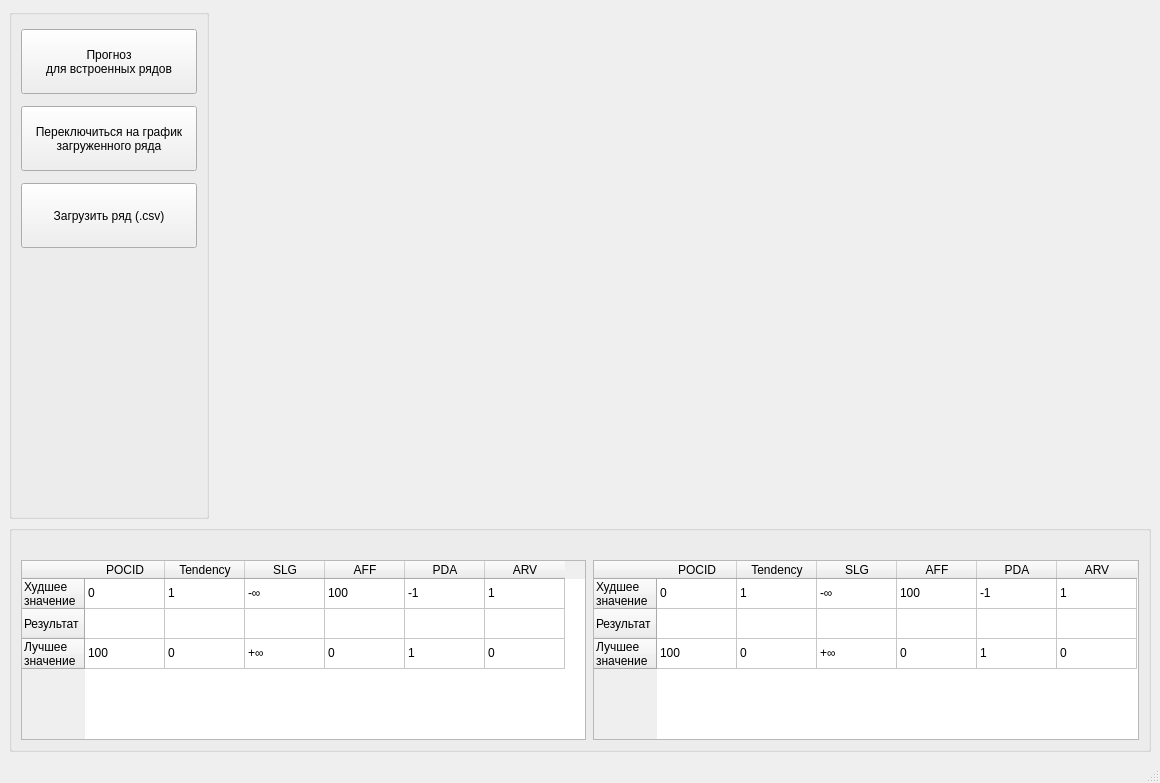
<?xml version="1.0" encoding="UTF-8"?>
<ui version="4.0">
 <class>MainWindow</class>
 <widget class="QMainWindow" name="MainWindow">
  <property name="geometry">
   <rect>
    <x>0</x>
    <y>0</y>
    <width>1160</width>
    <height>783</height>
   </rect>
  </property>
  <property name="sizePolicy">
   <sizepolicy hsizetype="Fixed" vsizetype="Preferred">
    <horstretch>0</horstretch>
    <verstretch>0</verstretch>
   </sizepolicy>
  </property>
  <property name="minimumSize">
   <size>
    <width>1160</width>
    <height>0</height>
   </size>
  </property>
  <property name="windowTitle">
   <string>MainWindow</string>
  </property>
  <widget class="QWidget" name="centralwidget">
   <layout class="QGridLayout" name="gridLayout">
    <item row="0" column="1">
     <widget class="MplWidget" name="MplWidget" native="true"/>
    </item>
    <item row="0" column="0">
     <widget class="QGroupBox" name="groupBox">
      <property name="minimumSize">
       <size>
        <width>200</width>
        <height>0</height>
       </size>
      </property>
      <property name="maximumSize">
       <size>
        <width>200</width>
        <height>16777215</height>
       </size>
      </property>
      <property name="title">
       <string/>
      </property>
      <layout class="QVBoxLayout" name="verticalLayout_2">
       <property name="spacing">
        <number>7</number>
       </property>
       <property name="bottomMargin">
        <number>260</number>
       </property>
       <item>
        <widget class="QPushButton" name="pushButton">
         <property name="sizePolicy">
          <sizepolicy hsizetype="Minimum" vsizetype="MinimumExpanding">
           <horstretch>0</horstretch>
           <verstretch>0</verstretch>
          </sizepolicy>
         </property>
         <property name="maximumSize">
          <size>
           <width>16777215</width>
           <height>65</height>
          </size>
         </property>
         <property name="text">
          <string>Прогноз
для встроенных рядов</string>
         </property>
        </widget>
       </item>
       <item>
        <widget class="QPushButton" name="pushButton_2">
         <property name="sizePolicy">
          <sizepolicy hsizetype="Minimum" vsizetype="MinimumExpanding">
           <horstretch>0</horstretch>
           <verstretch>0</verstretch>
          </sizepolicy>
         </property>
         <property name="maximumSize">
          <size>
           <width>16777215</width>
           <height>65</height>
          </size>
         </property>
         <property name="text">
          <string>Переключиться на график
загруженного ряда</string>
         </property>
        </widget>
       </item>
       <item>
        <widget class="QPushButton" name="pushButton_openDialog">
         <property name="sizePolicy">
          <sizepolicy hsizetype="Minimum" vsizetype="MinimumExpanding">
           <horstretch>0</horstretch>
           <verstretch>0</verstretch>
          </sizepolicy>
         </property>
         <property name="maximumSize">
          <size>
           <width>16777215</width>
           <height>65</height>
          </size>
         </property>
         <property name="text">
          <string>Загрузить ряд (.csv)</string>
         </property>
        </widget>
       </item>
      </layout>
     </widget>
    </item>
    <item row="1" column="0" colspan="2">
     <widget class="QGroupBox" name="groupBox_2">
      <property name="sizePolicy">
       <sizepolicy hsizetype="Preferred" vsizetype="Preferred">
        <horstretch>0</horstretch>
        <verstretch>0</verstretch>
       </sizepolicy>
      </property>
      <property name="maximumSize">
       <size>
        <width>1200000</width>
        <height>235</height>
       </size>
      </property>
      <property name="layoutDirection">
       <enum>Qt::LeftToRight</enum>
      </property>
      <property name="autoFillBackground">
       <bool>false</bool>
      </property>
      <property name="title">
       <string/>
      </property>
      <property name="alignment">
       <set>Qt::AlignCenter</set>
      </property>
      <property name="flat">
       <bool>false</bool>
      </property>
      <layout class="QFormLayout" name="formLayout">
       <property name="fieldGrowthPolicy">
        <enum>QFormLayout::AllNonFixedFieldsGrow</enum>
       </property>
       <property name="formAlignment">
        <set>Qt::AlignLeading|Qt::AlignLeft|Qt::AlignTop</set>
       </property>
       <property name="horizontalSpacing">
        <number>7</number>
       </property>
       <item row="0" column="0">
        <widget class="QLabel" name="labelTable1">
         <property name="sizePolicy">
          <sizepolicy hsizetype="Maximum" vsizetype="Preferred">
           <horstretch>0</horstretch>
           <verstretch>0</verstretch>
          </sizepolicy>
         </property>
         <property name="minimumSize">
          <size>
           <width>560</width>
           <height>0</height>
          </size>
         </property>
         <property name="font">
          <font>
           <pointsize>9</pointsize>
          </font>
         </property>
         <property name="text">
          <string/>
         </property>
         <property name="alignment">
          <set>Qt::AlignCenter</set>
         </property>
        </widget>
       </item>
       <item row="0" column="1">
        <widget class="QLabel" name="labelTable2">
         <property name="enabled">
          <bool>true</bool>
         </property>
         <property name="sizePolicy">
          <sizepolicy hsizetype="Maximum" vsizetype="Preferred">
           <horstretch>0</horstretch>
           <verstretch>0</verstretch>
          </sizepolicy>
         </property>
         <property name="minimumSize">
          <size>
           <width>560</width>
           <height>0</height>
          </size>
         </property>
         <property name="font">
          <font>
           <pointsize>9</pointsize>
          </font>
         </property>
         <property name="text">
          <string/>
         </property>
         <property name="alignment">
          <set>Qt::AlignCenter</set>
         </property>
        </widget>
       </item>
       <item row="1" column="0">
        <widget class="QTableWidget" name="tableWidget">
         <property name="sizePolicy">
          <sizepolicy hsizetype="Minimum" vsizetype="Maximum">
           <horstretch>0</horstretch>
           <verstretch>0</verstretch>
          </sizepolicy>
         </property>
         <property name="minimumSize">
          <size>
           <width>565</width>
           <height>175</height>
          </size>
         </property>
         <property name="maximumSize">
          <size>
           <width>900</width>
           <height>180</height>
          </size>
         </property>
         <property name="layoutDirection">
          <enum>Qt::LeftToRight</enum>
         </property>
         <property name="gridStyle">
          <enum>Qt::SolidLine</enum>
         </property>
         <property name="sortingEnabled">
          <bool>false</bool>
         </property>
         <property name="cornerButtonEnabled">
          <bool>true</bool>
         </property>
         <attribute name="horizontalHeaderCascadingSectionResizes">
          <bool>false</bool>
         </attribute>
         <attribute name="horizontalHeaderMinimumSectionSize">
          <number>49</number>
         </attribute>
         <attribute name="horizontalHeaderDefaultSectionSize">
          <number>80</number>
         </attribute>
         <attribute name="horizontalHeaderShowSortIndicator" stdset="0">
          <bool>false</bool>
         </attribute>
         <row>
          <property name="text">
           <string>Худшее
значение</string>
          </property>
         </row>
         <row>
          <property name="text">
           <string>Результат</string>
          </property>
          <property name="font">
           <font>
            <weight>50</weight>
            <bold>false</bold>
           </font>
          </property>
         </row>
         <row>
          <property name="text">
           <string>Лучшее
значение</string>
          </property>
         </row>
         <column>
          <property name="text">
           <string>POCID</string>
          </property>
         </column>
         <column>
          <property name="text">
           <string>Tendency</string>
          </property>
         </column>
         <column>
          <property name="text">
           <string>SLG</string>
          </property>
         </column>
         <column>
          <property name="text">
           <string>AFF</string>
          </property>
         </column>
         <column>
          <property name="text">
           <string>PDA</string>
          </property>
         </column>
         <column>
          <property name="text">
           <string>ARV</string>
          </property>
         </column>
         <item row="0" column="0">
          <property name="text">
           <string>0</string>
          </property>
         </item>
         <item row="0" column="1">
          <property name="text">
           <string>1</string>
          </property>
         </item>
         <item row="0" column="2">
          <property name="text">
           <string>-∞</string>
          </property>
         </item>
         <item row="0" column="3">
          <property name="text">
           <string>100</string>
          </property>
         </item>
         <item row="0" column="4">
          <property name="text">
           <string>-1</string>
          </property>
         </item>
         <item row="0" column="5">
          <property name="text">
           <string>1</string>
          </property>
         </item>
         <item row="1" column="0">
          <property name="text">
           <string/>
          </property>
          <property name="font">
           <font>
            <weight>75</weight>
            <bold>true</bold>
           </font>
          </property>
          <property name="background">
           <brush brushstyle="NoBrush">
            <color alpha="255">
             <red>229</red>
             <green>3</green>
             <blue>74</blue>
            </color>
           </brush>
          </property>
         </item>
         <item row="1" column="1">
          <property name="text">
           <string/>
          </property>
          <property name="font">
           <font>
            <weight>75</weight>
            <bold>true</bold>
           </font>
          </property>
         </item>
         <item row="1" column="2">
          <property name="text">
           <string/>
          </property>
          <property name="font">
           <font>
            <weight>75</weight>
            <bold>true</bold>
           </font>
          </property>
         </item>
         <item row="1" column="3">
          <property name="text">
           <string/>
          </property>
          <property name="font">
           <font>
            <weight>75</weight>
            <bold>true</bold>
           </font>
          </property>
         </item>
         <item row="1" column="4">
          <property name="text">
           <string/>
          </property>
          <property name="font">
           <font>
            <weight>75</weight>
            <bold>true</bold>
           </font>
          </property>
         </item>
         <item row="1" column="5">
          <property name="text">
           <string/>
          </property>
          <property name="font">
           <font>
            <weight>75</weight>
            <bold>true</bold>
           </font>
          </property>
         </item>
         <item row="2" column="0">
          <property name="text">
           <string>100</string>
          </property>
         </item>
         <item row="2" column="1">
          <property name="text">
           <string>0</string>
          </property>
         </item>
         <item row="2" column="2">
          <property name="text">
           <string>+∞</string>
          </property>
         </item>
         <item row="2" column="3">
          <property name="text">
           <string>0</string>
          </property>
         </item>
         <item row="2" column="4">
          <property name="text">
           <string>1</string>
          </property>
         </item>
         <item row="2" column="5">
          <property name="text">
           <string>0</string>
          </property>
         </item>
        </widget>
       </item>
       <item row="1" column="1">
        <widget class="QTableWidget" name="tableWidget_2">
         <property name="sizePolicy">
          <sizepolicy hsizetype="Minimum" vsizetype="Maximum">
           <horstretch>0</horstretch>
           <verstretch>0</verstretch>
          </sizepolicy>
         </property>
         <property name="minimumSize">
          <size>
           <width>10</width>
           <height>175</height>
          </size>
         </property>
         <property name="maximumSize">
          <size>
           <width>565</width>
           <height>180</height>
          </size>
         </property>
         <property name="layoutDirection">
          <enum>Qt::LeftToRight</enum>
         </property>
         <attribute name="horizontalHeaderDefaultSectionSize">
          <number>80</number>
         </attribute>
         <row>
          <property name="text">
           <string>Худшее
значение</string>
          </property>
         </row>
         <row>
          <property name="text">
           <string>Результат</string>
          </property>
          <property name="font">
           <font>
            <weight>50</weight>
            <bold>false</bold>
           </font>
          </property>
         </row>
         <row>
          <property name="text">
           <string>Лучшее
значение</string>
          </property>
         </row>
         <column>
          <property name="text">
           <string>POCID</string>
          </property>
         </column>
         <column>
          <property name="text">
           <string>Tendency</string>
          </property>
         </column>
         <column>
          <property name="text">
           <string>SLG</string>
          </property>
         </column>
         <column>
          <property name="text">
           <string>AFF</string>
          </property>
         </column>
         <column>
          <property name="text">
           <string>PDA</string>
          </property>
         </column>
         <column>
          <property name="text">
           <string>ARV</string>
          </property>
         </column>
         <item row="0" column="0">
          <property name="text">
           <string>0</string>
          </property>
          <property name="font">
           <font>
            <weight>50</weight>
            <bold>false</bold>
           </font>
          </property>
         </item>
         <item row="0" column="1">
          <property name="text">
           <string>1</string>
          </property>
         </item>
         <item row="0" column="2">
          <property name="text">
           <string>-∞</string>
          </property>
         </item>
         <item row="0" column="3">
          <property name="text">
           <string>100</string>
          </property>
         </item>
         <item row="0" column="4">
          <property name="text">
           <string>-1</string>
          </property>
         </item>
         <item row="0" column="5">
          <property name="text">
           <string>1</string>
          </property>
         </item>
         <item row="1" column="0">
          <property name="text">
           <string/>
          </property>
          <property name="font">
           <font>
            <weight>75</weight>
            <bold>true</bold>
           </font>
          </property>
         </item>
         <item row="1" column="1">
          <property name="text">
           <string/>
          </property>
         </item>
         <item row="1" column="2">
          <property name="text">
           <string/>
          </property>
         </item>
         <item row="1" column="3">
          <property name="text">
           <string/>
          </property>
         </item>
         <item row="1" column="4">
          <property name="text">
           <string/>
          </property>
         </item>
         <item row="1" column="5">
          <property name="text">
           <string/>
          </property>
         </item>
         <item row="2" column="0">
          <property name="text">
           <string>100</string>
          </property>
         </item>
         <item row="2" column="1">
          <property name="text">
           <string>0</string>
          </property>
         </item>
         <item row="2" column="2">
          <property name="text">
           <string>+∞</string>
          </property>
         </item>
         <item row="2" column="3">
          <property name="text">
           <string>0</string>
          </property>
         </item>
         <item row="2" column="4">
          <property name="text">
           <string>1</string>
          </property>
         </item>
         <item row="2" column="5">
          <property name="text">
           <string>0</string>
          </property>
         </item>
        </widget>
       </item>
      </layout>
     </widget>
    </item>
   </layout>
  </widget>
  <widget class="QMenuBar" name="menubar">
   <property name="geometry">
    <rect>
     <x>0</x>
     <y>0</y>
     <width>1160</width>
     <height>26</height>
    </rect>
   </property>
  </widget>
  <widget class="QStatusBar" name="statusbar"/>
 </widget>
 <customwidgets>
  <customwidget>
   <class>MplWidget</class>
   <extends>QWidget</extends>
   <header>mplwidget.h</header>
   <container>1</container>
  </customwidget>
 </customwidgets>
 <resources/>
 <connections/>
</ui>
